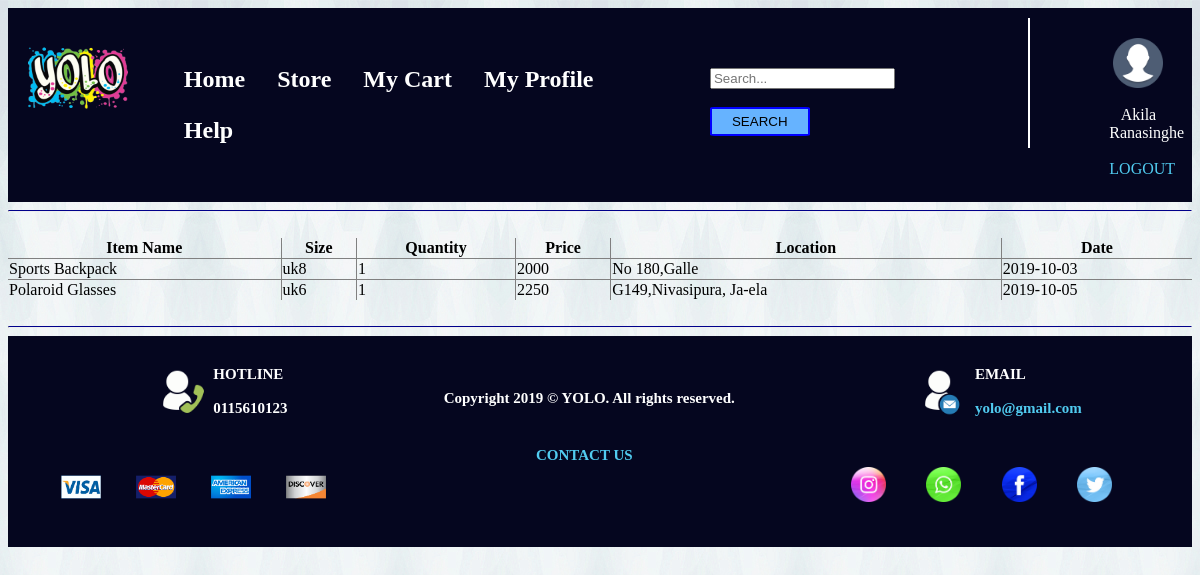
Screenshot of /purchase.php (signed in) with the database file from the repository.
### tables this page shows
CREATE TABLE `register` (
  `Cus_ID` int(11) NOT NULL,
  `Image` blob NOT NULL,
  `Password` varchar(30) NOT NULL,
  `Country` varchar(100) NOT NULL,
  `First_Name` varchar(100) NOT NULL,
  `Last_Name` varchar(100) NOT NULL,
  `B_Day` date NOT NULL,
  `Email` varchar(100) NOT NULL,
  `Phone` varchar(12) NOT NULL
);

CREATE TABLE `payment` (
  `Pay_ID` int(11) NOT NULL,
  `User_Name` varchar(30) NOT NULL,
  `Item_ID` int(11) NOT NULL,
  `Size` varchar(10) NOT NULL,
  `Quantity` int(11) NOT NULL,
  `Price` float NOT NULL,
  `Address` varchar(100) NOT NULL,
  `CC_Num` varchar(20) NOT NULL,
  `Ex_yr` year(4) NOT NULL,
  `CVV` int(11) NOT NULL,
  `Date` date NOT NULL
);

CREATE TABLE `item` (
  `Item_ID` int(11) NOT NULL,
  `Item_Name` varchar(30) NOT NULL,
  `Price` float NOT NULL,
  `Category` varchar(30) NOT NULL,
  `Brand` varchar(30) NOT NULL,
  `Image` blob DEFAULT NULL
);

### purchase.php (the view, shortened to what this page needs)
<?php
include_once"config.php";
$uname = $_SESSION['uname'];
?>
<!DOCTYPE html>
<html>
<head>
	<link rel="stylesheet" type="text/css" href="styles/headfoot.css">
	<link rel="stylesheet" type="text/css" href="styles/home.css">
</head>
<body background="images\back.jpg">
<div class="header">
<div class="row">
<div class="column1">
<img class="logo" src="images/yolo.png" width="100" height="100" alt="yolo">
</div>
<?php
if($uname == "")
{
	echo " <div class='column2'>
	<ul class='menu' >
		<li class='menu' ><a href='home.php'>Home</a></li>
		<li class='menu' ><a href='products.php'>Store</a></li>
		<li class='menu' ><a href='AboutUs.php'>About us</a></li>
		<li class='menu' ><a href='FAQ.php'>Help</a></li>
	</ul>
	</div>";
}
else
{
	echo " <div class='column2'>
	<ul class='menu' >
		<li class='menu' ><a href='home.php'>Home</a></li>
		<li class='menu' ><a href='products.php'>Store</a></li>
		<li class='menu' ><a href='cart.php'>My Cart</a></li>
		<li class='menu' ><a href='Userp.php'>My Profile</a></li>
		<li class='menu' ><a href='FAQ.php'>Help</a></li>
	</ul>
	</div>";
}
?>
<div class="column3">
<form method="POST" action="search.php">
<input id="element_2" type="text" placeholder="Search..." name="search"/><br><br>
<button type="submit" class="srch">SEARCH</button>
</form>
</div>
<div class="column4"></div>
<div class="column5" align="center">
<img class="logo" src="images/profile.png" width="50" height="50" alt="profile">
</br><br>
<?php
if($uname == "")
{
	echo "<a href='login.php' style='color: #51cbf0'>SIGN IN</a>";
}
else
{
$sql="SELECT * FROM register WHERE register.Cus_ID ='". $uname. "'";
$result = $conn->query($sql);
if($result->num_rows > 0)
{
	while($row = $result->fetch_assoc())
	{
		$fname = $row["First_Name"];
		$lname = $row["Last_Name"];
		echo "<label style='color:white;'>$fname $lname</label><br><br>";
		echo "<a href='logout.php' style='color: #51cbf0'>LOGOUT</a>";
	}
}
}
?>
</div>
</div>
</div>
<hr>
<div class="productData">
<center>
<table rules="all" width="100%" >
<tr >
<th>Item Name</th>
<th>Size</th>
<th>Quantity</th>
<th>Price</th>
<th>Location</th>
<th>Date</th>
</tr>
<?php
$servername = "localhost";
$username = "root";
$password = "";
$dbName = "YOLO";
$conn = new mysqli($servername, $username, $password, $dbName);
$sql = "SELECT * FROM item I,payment P WHERE I.Item_ID = p.Item_ID AND p.User_Name = '".$uname."'";
$result = $conn->query($sql);
if($result->num_rows > 0)
{
	while($row = $result->fetch_assoc())
	{
		echo "<tr>
		<td>".$row["Item_Name"]."</td>
		<td>".$row["Size"]."</td>
		<td>".$row["Quantity"]."</td>
		<td>".$row["Price"]."</td>
		<td>".$row["Address"]."</td>
		<td>".$row["Date"]."</td>
		</tr>";
	}
}
?>
</table>
</center>
</div>
<hr>
<div class="footer" align="center">
<div class="row">
<div class="column" align="center">
<div class="colfot">
</div>
<div class="colfot1">
<img class="logo" src="images/phone.png" width="50" height="50" alt="phone">
</div>
<div class="colfot2">
HOTLINE
<br><br>
0115610123
</div>
</div>
<div class="column" style="color: white">
<br><br>
Copyright 2019 © YOLO. All rights reserved.
</div>
<div class="column" align="center">
<div class="colfot">
</div>
<div class="colfot1">
<img class="logo" src="images/mail.png" width="50" height="50" alt="mail">
</div>
<div class="colfot2">
EMAIL
<br><br>
<a href="mailto:yolo@gmail.com?Subject=Inquiry;">yolo@gmail.com</a>
</div>
</div>
</div>
<div class="row">
<div class="columnicon1">
<div class="colicon">
<img class="logo" src="images/card1.png" width="40" height="40" alt="visa">
</div>
<div class="colicon">
<img class="logo" src="images/card2.png" width="40" height="40" alt="master">
</div>
<div class="colicon">
<img class="logo" src="images/card3.png" width="40" height="40" alt="american">
</div>
<div class="colicon">
<img class="logo" src="images/card4.png" width="40" height="40" alt="discover">
</div>
</div>
<div class="column">
<a href="contactUs.php" >CONTACT US</a>
</div>
<div class="columnicon2">
<div class="colicon">
<a href="#"><img class="logo" src="images/insta.png" width="35" height="35" alt="insta"></a>
</div>
<div class="colicon">
<a href="#"><img class="logo" src="images/whats.png" width="35" height="35" alt="whats"></a>
</div>
<div class="colicon">
<a href="#"><img class="logo" src="images/face.png" width="35" height="35" alt="face"></a>
</div>
<div class="colicon">
<a href="#"><img class="logo" src="images/twitter.png" width="35" height="35" alt="twitter"></a>
</div>
</div>
</div>
</div>
</body>
</html>

### styles/headfoot.css (style rules this page uses)
.header { padding: 10px; background: rgb(5,6,31); }
.logo { margin-left: auto; margin-right: auto; }
ul.menu { background-color: rgb(5,6,31); list-style-type: none; overflow:hidden; }
li.menu { float:left; }
button.srch { padding:5px 20px; border-radius:5%; border: 2px solid Blue; outline: 0; background-color: #66b3ff; }
.footer a { color: #51cbf0; }
li a { font-weight: bold; font-size: 24px; display: block; padding: 12px 16px; text-align: center; color: white; text-decoration: none; }
.row:after { content: ""; display: table; clear: both; }
.column1 { float: left; width: 6%; padding: 10px; }
.column2 { float: left; width: 44%; padding: 20px; }
.column3 { float: left; width: 23%; padding: 50px; }
.column4 { border-left: 2px solid white; height: 55px; float: left; width: 1%; padding-top: 75px; }
a { text-decoration:none; }
.column5 { float: left; width: 5%; padding-top: 20px; padding-left: 68px; }
hr { border-top: 1px solid DarkBlue; }
.footer { font-size: 15px; font-weight: bold; padding: 10px; background: rgb(5,6,31); }
.column { float: left; width: 31%; padding: 10px; }
.colfot { float: left; width: 27.5%; padding: 10px; }
.colfot1 { float: left; width: 10%; padding: 10px; }
.colfot2 { color: white; float: left; width: 5%; padding: 10px; }
.columnicon1 { float: left; width: 28%; padding: 25px; }
.columnicon2 { float: right; width: 28%; padding: 25px; }
.colicon { float: left; width: 20%; padding: 5px; }

### styles/home.css (style rules this page uses)
.row:after { content: ""; display: table; clear: both; }
.logo { margin-left: auto; margin-right: auto; }
button { padding:5px 20px; border-radius:5%; border: 2px solid Blue; outline: 0; background-color: #66b3ff; }
img { vertical-align: middle; }

### rows the page displays
register: First_Name "Akila", Last_Name "Ranasinghe"
payment: Item_ID.Item_Name "Sports Backpack", Size "uk8", Quantity "1", Price "2000", Address "No 180,Galle", Date "2019-10-03"
payment: Item_ID.Item_Name "Polaroid Glasses", Size "uk6", Quantity "1", Price "2250", Address "G149,Nivasipura, Ja-ela", Date "2019-10-05"
